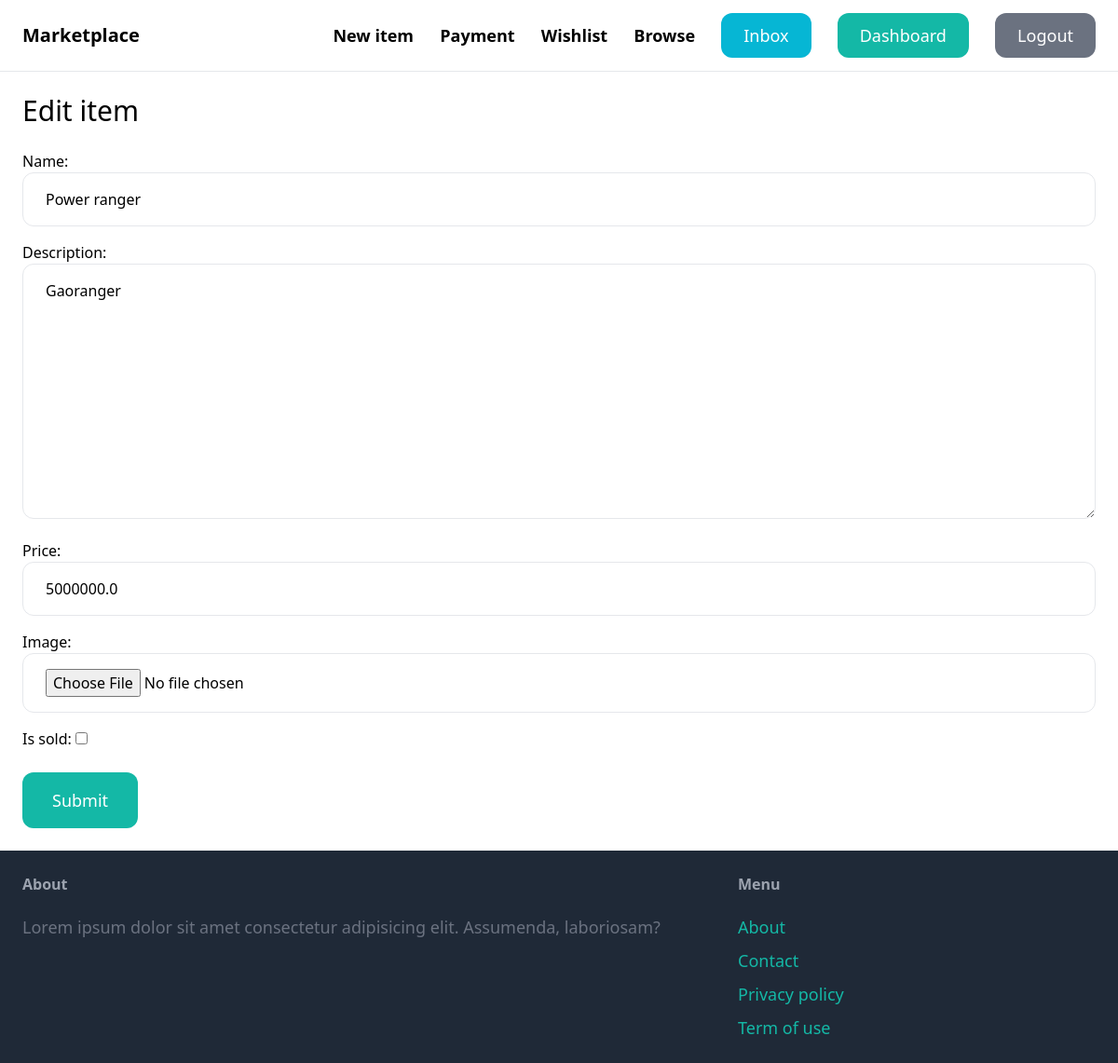
The app's page /items/8/edit/ (signed in), older data.
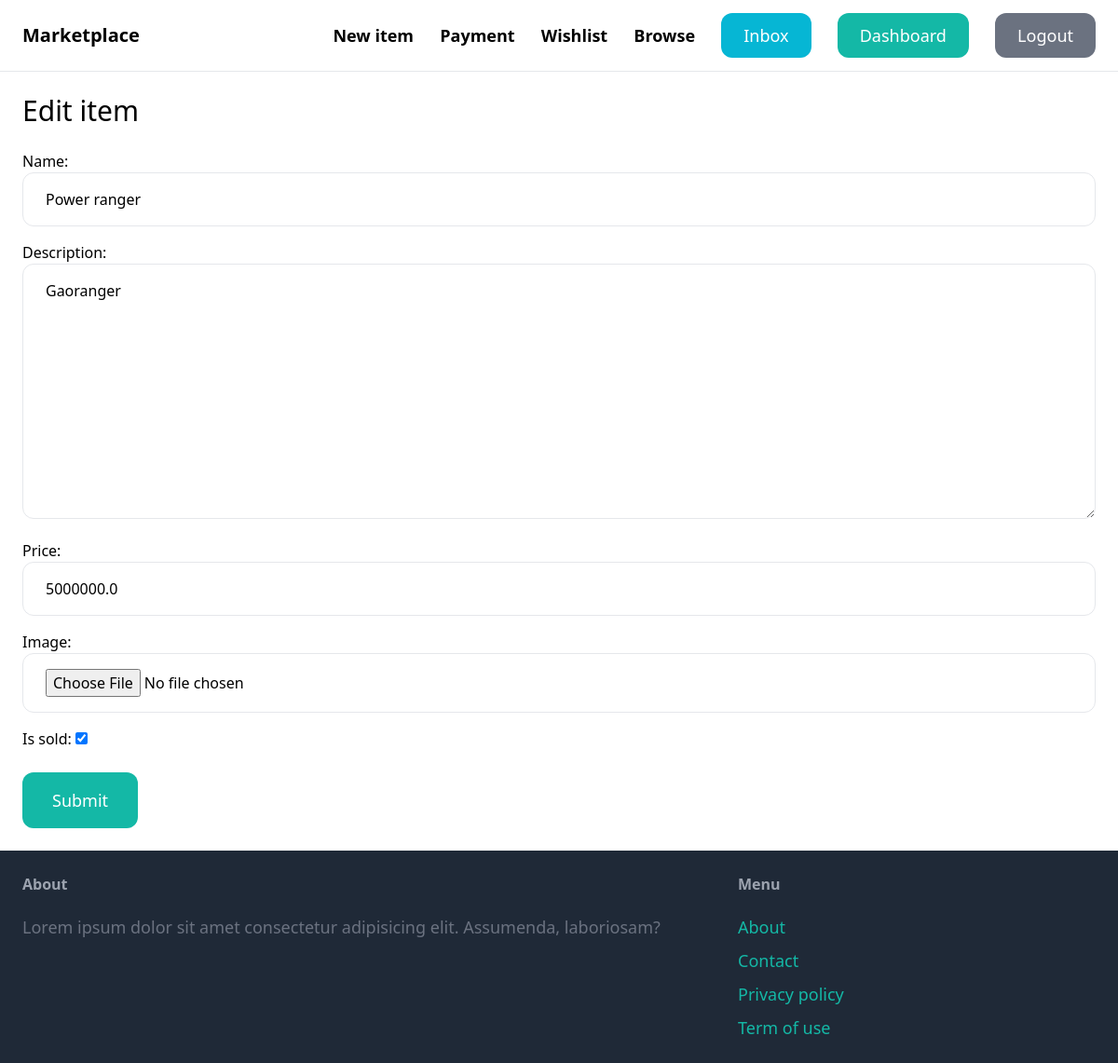
The same page, newer data.
### item/models.py (models this page shows, shortened)
class Item(models.Model):
    name = models.CharField(max_length=255)
    category = models.ForeignKey(Category, related_name='items', on_delete=models.CASCADE)
    description = models.TextField(blank=True, null=True)
    price = models.FloatField()
    image = models.ImageField(upload_to='item_images', blank=True, null=True)
    is_sold = models.BooleanField(default=False)
    created_by = models.ForeignKey(User, related_name= 'items', on_delete= models.CASCADE)
    created_at = models.DateTimeField(auto_now_add=True)

### item/views.py (the view)
# urls.py: path('<int:pk>/edit/', views.edit, name='edit'),
@login_required
def edit(request, pk):
    item = get_object_or_404(Item, pk=pk, created_by = request.user)
    if request.method == 'POST':
        form = EditItemForm(request.POST, request.FILES, instance=item)
        if form.is_valid():
            form.save()
            return redirect('item:detail', pk = item.id)
    else:
        form = EditItemForm(instance=item)
    return render(request, 'item/form.html', {
        'form':form,
        'title': 'Edit item'
    })

### item/forms.py
class EditItemForm(forms.ModelForm):
    class Meta:
        model = Item
        fields = ( 'name', 'description', 'price', 'image', 'is_sold')
        widgets = {
            'name' : forms.TextInput(attrs={
                'class': INPUT_CLASSES
            }),
            'description' : forms.Textarea(attrs={
                'class': INPUT_CLASSES
            }),
            'price' : forms.TextInput(attrs={
                'class': INPUT_CLASSES
            }),
            'image' : forms.FileInput(attrs={
                'class': INPUT_CLASSES
            }),
            }

### item/templates/item/form.html (shortened to what this page needs)
{% extends "core/base.html" %}
{% block content %}
<h1 class="mb-6 text-3xl">{{title}}</h1>
<form action="." method="post" enctype="multipart/form-data">
    <div class="space-y-4">
        {{form.as_p}}
    </div>
    <button class="mt-6 py-4 px-8 text-lg bg-teal-500 hover:bg-teal-700 rounded-xl text-white">Submit</button>
</form>
{% endblock content %}

Row changes from the older to the newer data that the page shows:
changed Item "Power ranger": is_sold "☐" → "☑"
